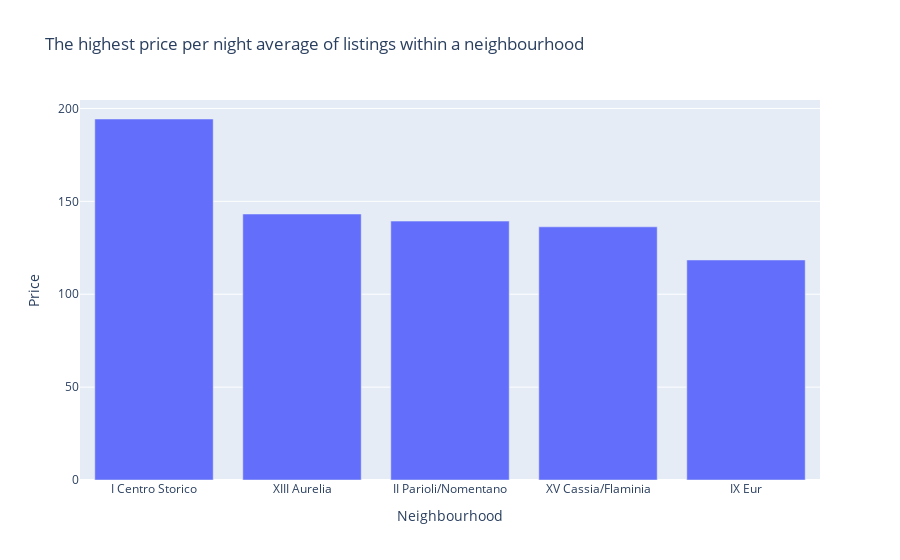

Notebook source saved alongside this figure:
### Markdown cell above
#### what neighbourhoods have highest averege price ?

### Code cell
temp=romeListings.groupby("neighbourhood_cleansed")["price"].mean().sort_values(ascending=False).head(5)
fig = px.bar(x = temp.keys(), y = temp.values, title = "The highest price per night average of listings within a neighbourhood", labels={
	"y": "Price",
	"x": "Neighbourhood"
})
fig.show()

### Figure 1 — Plotly figure (JSON) as saved in the notebook; plotly's stock layout.template omitted (floating-point values rounded to 4 significant figures)
{"data": [{"alignmentgroup": "True", "hovertemplate": "Neighbourhood=%{x}<br>Price=%{y}<extra></extra>", "legendgroup": "", "marker": {"color": "#636efa", "pattern": {"shape": ""}}, "name": "", "offsetgroup": "", "orientation": "v", "showlegend": false, "textposition": "auto", "type": "bar", "x": ["I Centro Storico", "XIII Aurelia", "II Parioli/Nomentano", "XV Cassia/Flaminia", "IX Eur"], "xaxis": "x", "y": [194.3, 143.2, 139.4, 136.3, 118.4], "yaxis": "y"}], "layout": {"barmode": "relative", "legend": {"tracegroupgap": 0}, "title": {"text": "The highest price per night average of listings within a neighbourhood"}, "xaxis": {"anchor": "y", "domain": [0, 1], "title": {"text": "Neighbourhood"}}, "yaxis": {"anchor": "x", "domain": [0, 1], "title": {"text": "Price"}}}}
